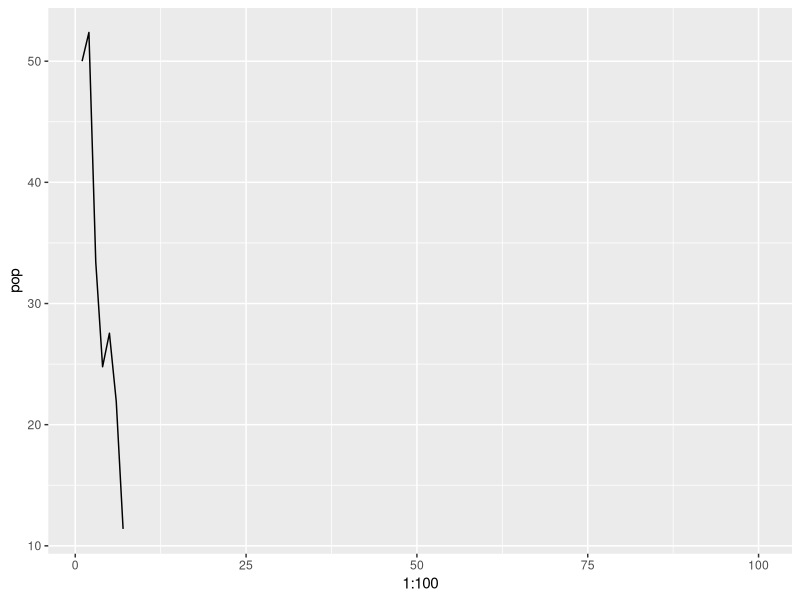
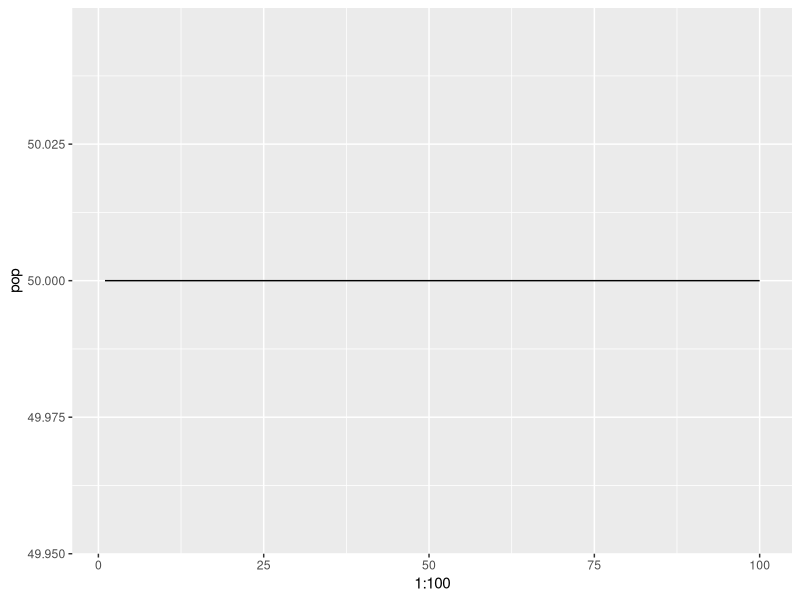
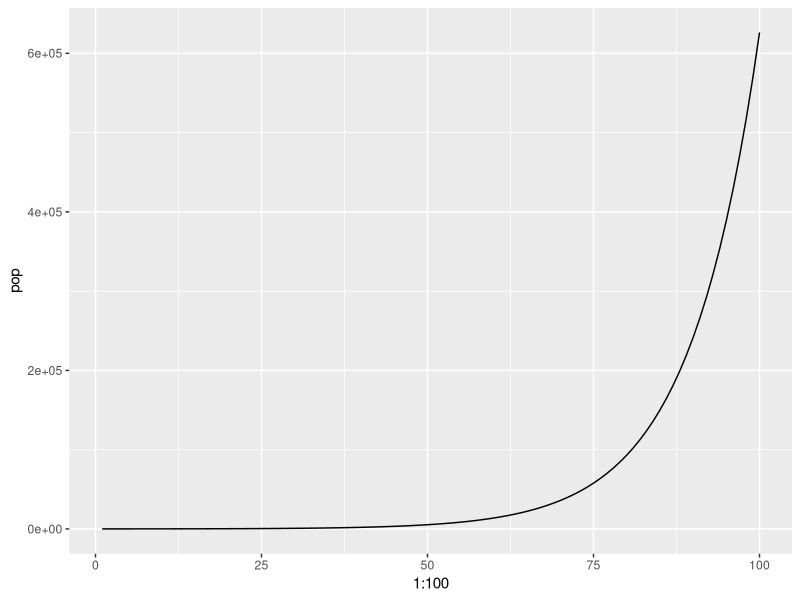
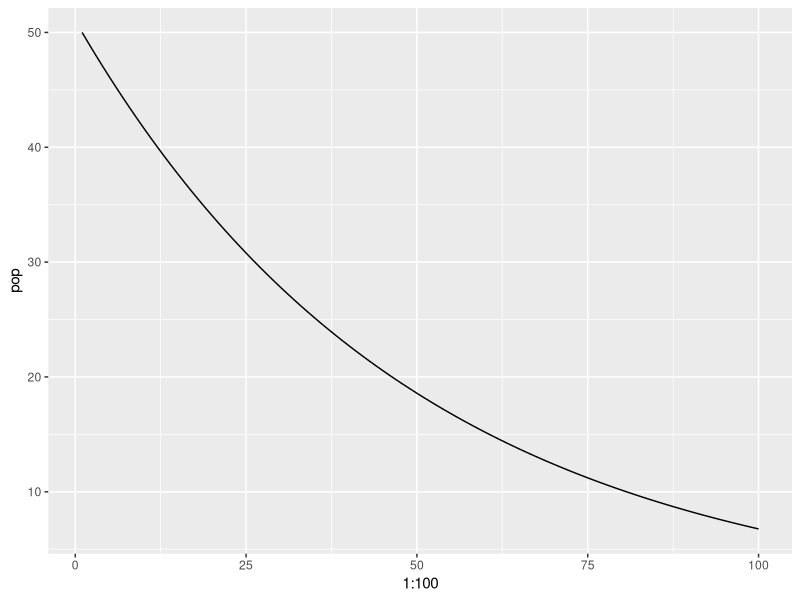
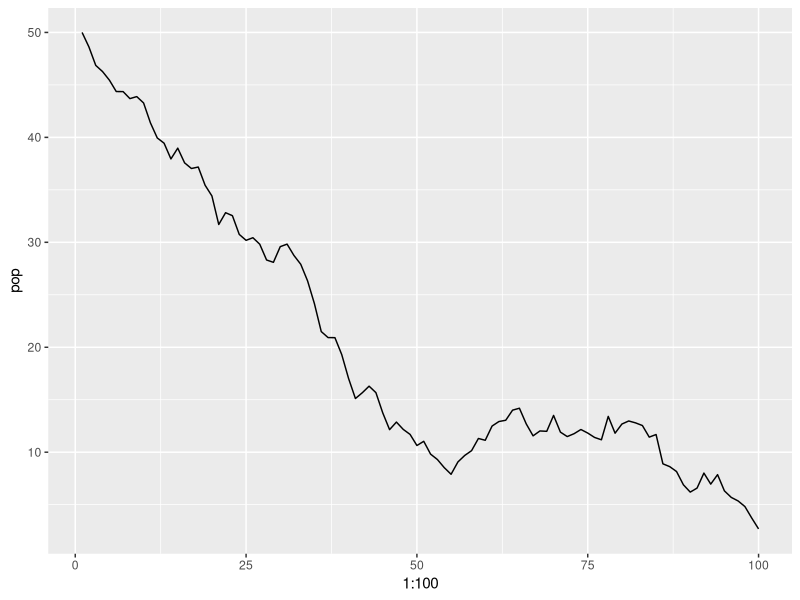

The R source for these figures, in order:
# ----------------------------------
# Lecture 19: Control Structures: For loops
# 31 Mar 2020
# HVC
# ----------------------------------

# called a loop because they loop through a set of commands repetitively. 

# Anatomy of a for loops: 
# for (var in seq) { # start of the loop

# body of the for loop

# } # end of for loop

# var is a counter variable that holds the current value of how many times the loops has been run. Current value of the counter in the loops

# seq is an integer vector (or vector of character strings) that defines starting and ending values of the loop.

# use variables 1, j, k for the var(counter)

# HOW NOT TO SET UP A FOR LOOP

my_dogs <- c("chow", "akita", "malamute", "husky", "samoyed")
for (i in my_dogs) {
  print(i)
}
# problem: we can only access their names, not their position. 

# HOW TO SET UP A FOR LOOP CORRECTLY

for (i in 1:length(my_dogs)) {
  cat("i =", i, "my_dogs[i] =", my_dogs[i], "\n")
}
# this give both position and the character string
# one potential hazard: suppose our vector is empty: :

my_bad_dogs <- NULL

for (i in 1:length(my_bad_dogs)) {
  cat("i =", i, "my_bad_dogs[i] =", my_bad_dogs[i], "\n")
}
# first loop counter = 1, second loop counter = 0, not what we wanted. 

# Safer way to code var in the for loop is to use seq_along()

for (i in seq_along(my_dogs)) {
  cat("i =", i, "my_dogs[i] =", my_dogs[i], "\n")
}
# runs the same. 
# ALSO allows you to run with an empty vector. 
my_bad_dogs <- NULL

for (i in seq_along(my_bad_dogs)) {
  cat("i =", i, "my_bad_dogs[i] =", my_bad_dogs[i], "\n")
}

# seq_along() prevents errors!!

# ALTERNATIVELY: could also define vector length from a constant using seq_len()
zz <- 5
for (i in seq_len(zz)) {
  cat("i =", i, "my_dogs[i] =", my_dogs[i], "\n")
}
# works just fine. 


# For loop tips -----------------------------------------------------------

# TIP #1: do not change object dimensions inside a loop
# AVOID these functions: cbind(), rbind(), c(), and list
# Slows it WAY down: 

my_dat <- runif(1)
for (i in 2:10) {
  temp <- runif(1)
  my_dat <- c(my_dat,temp) # don't do this!
  cat("loop number =", i, "vector element =", my_dat[i], "\n")
}
print(my_dat)

# if you try to run this with a lot of numbers, it wil be VERY slow.

# TIP #2: do not do things in a loop if you do not need to- be concise. Do only what is necessary. 

# Don't do this: 
for (i in 1:length(my_dogs)) {
  my_dogs[i] <- toupper(my_dogs[i]) 
  cat("i =", i, "my_dogs[i] =", my_dogs[i], "\n")
}
z <- c("dog","cat","pig")
toupper(z)
# Do the transition to upper-case OUTSIDE the loop like seen above. 

# TIP #3: Do not use a loop if you can vectorize!

my_dat <- seq(1:10)
for (i in seq_along(my_dat)) {
  my_dat[i] <- my_dat[i]+ my_dat[i]^2
  cat("loop number =", i, "vector element=", my_dat[i], "\n")
}
# Runs just fine but this doesn't need a loop to do it. 
# See: 
# No loop needed: 
z <- 1:10
z <- z + z^2
print(z)
# Does this more easily than a for loop. 

# TIP #4: Understand the distinction between the counter variable i, and the vector element that is specified by z[i]. 

z <- c(10,2,4)
for (i in seq_along(z)) {
  cat("i =", i, "z[i] =", z[i], "\n")
}
# i changes 1, 2, 3 and z goes by position in the vector. Are distinct. 

# What is the value of i at the end of the loop?
print(i)
# this gives the final value assigned to it from the last pass through the loop.

# What is the value of z at the end of the loop?
print(z)
# gives your the vector of values out since we didn't change their values, but would give you the resultants. 

# TIP #5: USe next() function to skip certain elements of the for loop

z <- 1:20
# Suppose we want to work ONLY with the odd-numbered elements.

for (i in seq_along(z)) {
  if (i %% 2==0) next
  print(i)
}
# gives you only the odd values.
# next usually used in conjunction with an if statement

# Another way to do this: faster (why?)

z <- 1:20
z_sub <- z[z %% 2!=0] # contrast with logical expression in loop
length(z)
length(z_sub)
for (i in seq_along(z_sub)) {
  cat("i = ", i, "z_sub[i] = ", z_sub[i], "\n")
}
# no next statement but we subsetted the vector initially. Loop is now only half as long because the subsetting is done outside of the loop. 

# Break Function ----------------------------------------------------------
# TIP #6: Use break to set up a conditional to break out of a loop early. 
# creating a simple random walk population model function

# ----------------------------------
# FUNCTION ran_walk
# description: stochastic random walk
# inputs: times = number of time steps
#         n1 = initial population size     #              (=n[1])
#         lambda = finite rate of increase
#         noise_sd = standard deviation of #         a normal distribution with mean 0
# outputs: vector n with popoulation sizes #         > 0 until extinction, then NA 
#         values.
####################################
library(ggplot2)

ran_walk <- function(times=100,
                     n1=50,
                     lambda=1.0,
                     noise_sd=10) { # fxn start
  n <- rep(NA,times) # create output vector
  n[1] <- n1 # initializing starting population size
  noise <- rnorm(n=times, mean=0, sd=noise_sd)
  # creating random noise vector. This is outside the loop.
  for (i in 1:(times - 1)) { # start of for loop
    n[i + 1] <- n[i]*lambda + noise[i]
    if(n[i + 1] <=0) { # start of if statement
      n[i + 1] <- NA
      cat("Population extinction at time", i, "\n")
    break } # end of if statement
  } # end of for loop
  return(n) # end of function

return("Checking...ran_walk")

} # end of ran_walk
# ----------------------------------

# Explore model parameters interactively with simple graphics. 

pop <- ran_walk()
qplot(x=1:100,y=pop,geom="line")

# Checking out performance with no noise
pop <- ran_walk(noise_sd=0)
qplot(x=1:100,y=pop,geom="line")
# gives you a straight line, population doesn't change.

pop <- ran_walk(noise_sd=0, lambda=1.1)
qplot(x=1:100,y=pop,geom="line")
# gives an exponential growth curve

pop <- ran_walk(noise_sd=0, lambda=0.98)
qplot(x=1:100,y=pop,geom="line")
# exponential decrease

# With a little noise
pop <- ran_walk(noise_sd=1, lambda=0.98)
qplot(x=1:100,y=pop,geom="line")
# Same shape but noise adds to short-term dynamics. As noise_sd increases, you get more and more variation and spikes. 


# Double for loops ---------------------

m <- matrix(round(runif(20),digits=2),nrow=5)

# loop over the rows of the matrix
for (i in 1:nrow(m)) {
  m[i,] <- m[i,] + i
}

# Loop over columns
m <- matrix(round(runif(20),digits=2),nrow=5)
for (j in 1:ncol(m)) {
  m[,j] <- m[,j] + j
}
print(m)

# Looping over both rows AND columns using a DOUBLE for loop

m <- matrix(round(runif(20),digits=2),nrow=5)
for (i in 1:nrow(m)) { # start outer loop
  for (j in 1:ncol(m)) { # start inner (column) loop
    m[i,j] <- m[i,j] + i + j
  } # end of inner (column) loop
} # end of outer (row) loop
print(m)














